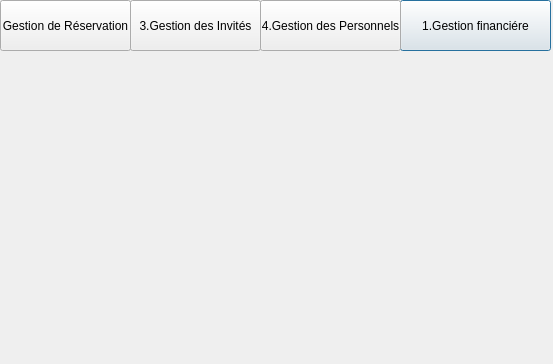
<?xml version="1.0" encoding="UTF-8"?>
<ui version="4.0">
 <class>dialogmenu</class>
 <widget class="QDialog" name="dialogmenu">
  <property name="geometry">
   <rect>
    <x>0</x>
    <y>0</y>
    <width>553</width>
    <height>364</height>
   </rect>
  </property>
  <property name="windowTitle">
   <string>Dialog</string>
  </property>
  <property name="styleSheet">
   <string notr="true">border-image: url(:/image/image/menu.jpg);
QPushButton
{
text-align:center;
font-size:20px;
font-family: Impact;
  color: white;
  background-color: black;
  border-width:5px;
  border-radius:10px;
}
QPushButton:hover { background-color: white;
color:black;
text-decoration: underline; }</string>
  </property>
  <widget class="QPushButton" name="fin">
   <property name="geometry">
    <rect>
     <x>400</x>
     <y>0</y>
     <width>151</width>
     <height>51</height>
    </rect>
   </property>
   <property name="cursor">
    <cursorShape>PointingHandCursor</cursorShape>
   </property>
   <property name="styleSheet">
    <string notr="true">border-image: url(:/image/image/Capture53.png);</string>
   </property>
   <property name="text">
    <string>1.Gestion financiére</string>
   </property>
  </widget>
  <widget class="QPushButton" name="pushButton_2">
   <property name="geometry">
    <rect>
     <x>0</x>
     <y>0</y>
     <width>131</width>
     <height>51</height>
    </rect>
   </property>
   <property name="cursor">
    <cursorShape>PointingHandCursor</cursorShape>
   </property>
   <property name="styleSheet">
    <string notr="true">border-image: url(:/image/image/Capture53.png);</string>
   </property>
   <property name="text">
    <string>Gestion de Réservation</string>
   </property>
  </widget>
  <widget class="QPushButton" name="pushButton_3">
   <property name="geometry">
    <rect>
     <x>130</x>
     <y>0</y>
     <width>131</width>
     <height>51</height>
    </rect>
   </property>
   <property name="cursor">
    <cursorShape>PointingHandCursor</cursorShape>
   </property>
   <property name="styleSheet">
    <string notr="true">border-image: url(:/image/image/Capture53.png);</string>
   </property>
   <property name="text">
    <string>3.Gestion des Invités</string>
   </property>
   <property name="default">
    <bool>false</bool>
   </property>
  </widget>
  <widget class="QPushButton" name="pushButton_4">
   <property name="geometry">
    <rect>
     <x>260</x>
     <y>0</y>
     <width>141</width>
     <height>51</height>
    </rect>
   </property>
   <property name="cursor">
    <cursorShape>PointingHandCursor</cursorShape>
   </property>
   <property name="styleSheet">
    <string notr="true">border-image: url(:/image/image/Capture53.png);</string>
   </property>
   <property name="text">
    <string>4.Gestion des Personnels</string>
   </property>
  </widget>
 </widget>
 <resources/>
 <connections/>
</ui>
